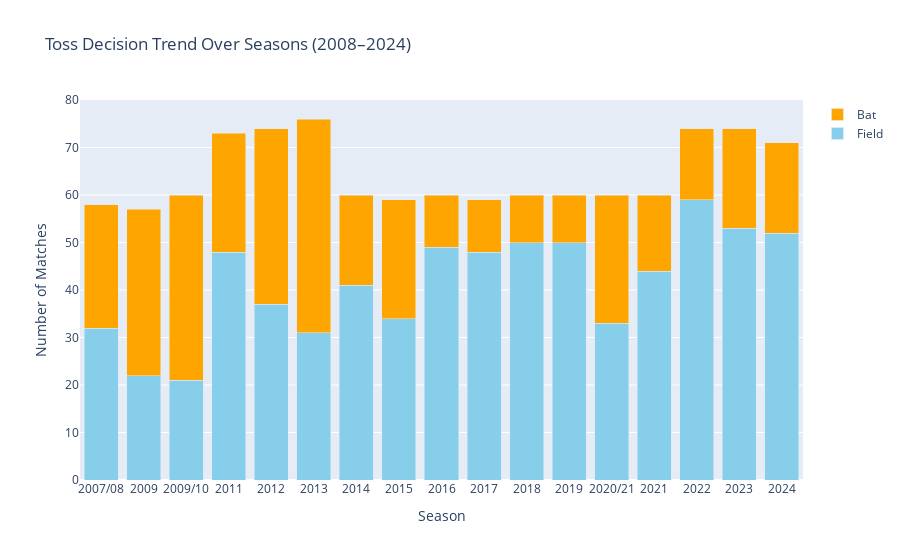

Notebook code for this chart:
### Code cell
import pandas as pd
import plotly.graph_objects as go

# Load matches.csv
match = pd.read_csv('matches.csv')

# Group by season and toss_decision
toss_trend = match.groupby(['season', 'toss_decision']).size().unstack(fill_value=0)

# Create stacked bar traces
trace_field = go.Bar(
    x=toss_trend.index,
    y=toss_trend.get('field', [0]*len(toss_trend)),
    name='Field',
    marker=dict(color='skyblue')
)

trace_bat = go.Bar(
    x=toss_trend.index,
    y=toss_trend.get('bat', [0]*len(toss_trend)),
    name='Bat',
    marker=dict(color='orange')
)

# Create layout
layout = go.Layout(
    title='Toss Decision Trend Over Seasons (2008–2024)',
    xaxis=dict(title='Season'),
    yaxis=dict(title='Number of Matches'),
    barmode='stack'
)

# Create and show figure
fig = go.Figure(data=[trace_field, trace_bat], layout=layout)
fig.show()

### Figure 1 — Plotly figure (JSON) as saved in the notebook; plotly's stock layout.template omitted (floating-point values rounded to 4 significant figures)
{"data": [{"marker": {"color": "skyblue"}, "name": "Field", "type": "bar", "x": ["2007/08", "2009", "2009/10", "2011", "2012", "2013", "2014", "2015", "2016", "2017", "2018", "2019", "2020/21", "2021", "2022", "2023", "2024"], "y": [32, 22, 21, 48, 37, 31, 41, 34, 49, 48, 50, 50, 33, 44, 59, 53, 52]}, {"marker": {"color": "orange"}, "name": "Bat", "type": "bar", "x": ["2007/08", "2009", "2009/10", "2011", "2012", "2013", "2014", "2015", "2016", "2017", "2018", "2019", "2020/21", "2021", "2022", "2023", "2024"], "y": [26, 35, 39, 25, 37, 45, 19, 25, 11, 11, 10, 10, 27, 16, 15, 21, 19]}], "layout": {"barmode": "stack", "title": {"text": "Toss Decision Trend Over Seasons (2008–2024)"}, "xaxis": {"title": {"text": "Season"}}, "yaxis": {"title": {"text": "Number of Matches"}}}}
